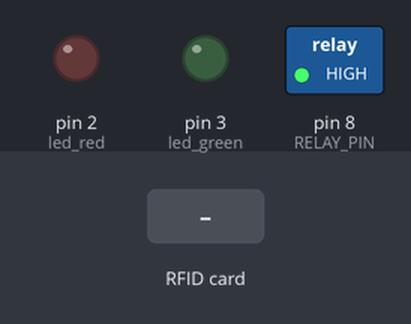
The sketch below on a simulated Arduino Uno, built with avr-gcc and run on an emulated ATmega328P. Shown: switched loads named in the sketch (green lamp = pin HIGH), output pins drawn as LEDs (lit = HIGH). The test bench sets the inputs (shaded band). The board resets itself during the run and starts again; pins used as bus, display or sensor lines are not drawn; what the sketch prints to the serial monitor is not drawn.

Above: at 1.2 s.
1.3 s: RFID card CE 9F FB 1D held to the reader
At 2.6 s:
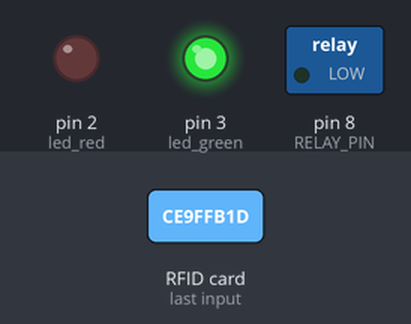
4.3 s: RFID card 5E 7A 19 C4 held to the reader
At 4.9 s:
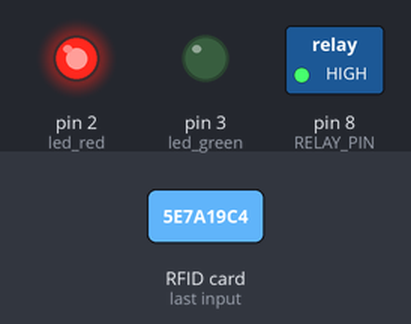
Timing chart, 0 to 7.8 s (numbered marks = the images above; inputs shaded):
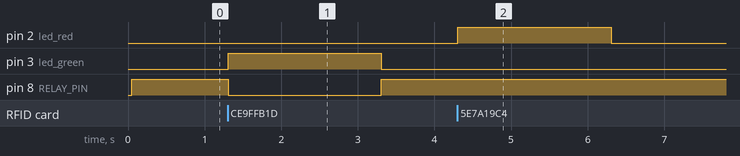

Measured:
- after the input at 1.3 s, pin 3 (led_green): LOW → HIGH at once, → LOW 2.0 s later; pin 8 (RELAY_PIN): HIGH → LOW at once, → HIGH 2.0 s later
- after the input at 4.3 s, pin 2 (led_red): LOW → HIGH at once, → LOW 2.0 s later

The sketch:

rfid-with-led-lock.ino
```cpp
#include <SPI.h>
#include <MFRC522.h>
#include <avr/wdt.h>   // 🔹 for software reset

// RFID pins
#define SS_PIN 10
#define RST_PIN 9

// LEDs & Relay pins
#define led_red 2
#define led_green 3
#define RELAY_PIN 8

// RFID reader object
MFRC522 rfid(SS_PIN, RST_PIN);

// Correct UID
const String correctUID = "CE 9F FB 1D";

void setup() {
  Serial.begin(9600);
  SPI.begin();
  rfid.PCD_Init();

  pinMode(led_red, OUTPUT);
  pinMode(led_green, OUTPUT);
  pinMode(RELAY_PIN, OUTPUT);

  // Start locked (relay HIGH = locked if Active LOW relay)
  digitalWrite(led_red, LOW);
  digitalWrite(led_green, LOW);
  digitalWrite(RELAY_PIN, HIGH);

  Serial.println("Place your RFID card...");
}

void loop() {
  if (!rfid.PICC_IsNewCardPresent() || !rfid.PICC_ReadCardSerial()) {
    return;
  }

  // Read UID
  String UID = "";
  for (byte i = 0; i < rfid.uid.size; i++) {
    UID += String(rfid.uid.uidByte[i] < 0x10 ? "0" : "");
    UID += String(rfid.uid.uidByte[i], HEX);
    if (i < rfid.uid.size - 1) UID += " ";
  }
  UID.toUpperCase();

  Serial.print("Card UID: ");
  Serial.println(UID);

  if (UID == correctUID) {
    Serial.println("Access Granted ✅");
    digitalWrite(led_green, HIGH);
    digitalWrite(RELAY_PIN, LOW);   // Unlock
    delay(2000);                    // Keep unlocked 2 sec
    digitalWrite(led_green, LOW);
    digitalWrite(RELAY_PIN, HIGH);  // Lock again

    // 🔄 Auto-reset Arduino after success
    Serial.println("Restarting Arduino...");
    wdt_enable(WDTO_15MS);  // watchdog reset in ~15ms
    while (1) {}            // wait for reset
  } else {
    Serial.println("Access Denied ❌");
    digitalWrite(led_red, HIGH);
    delay(2000);
    digitalWrite(led_red, LOW);
  }

  // release card so it can be read again
  rfid.PICC_HaltA();
  rfid.PCD_StopCrypto1();
}
```
